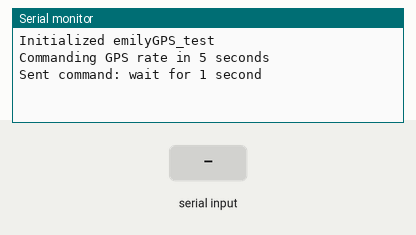
Recording of a sketch running on a simulated Arduino Uno, built with avr-gcc and run on an emulated ATmega328P. On the bench: the last lines printed to the serial monitor. Inputs (shaded band) come from the test bench.

Above: at 7.2 s.
7.3 s: "1\n" received over the second serial link
At 7.6 s:
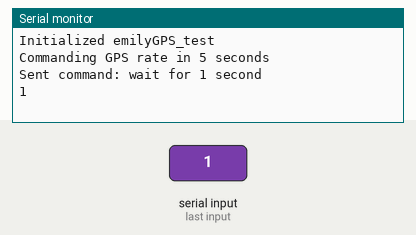
8.8 s: "0\n" received over the second serial link
At 10.0 s:
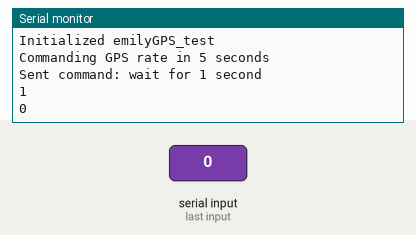
10.3 s: "2\n" received over the second serial link
At 11.1 s:
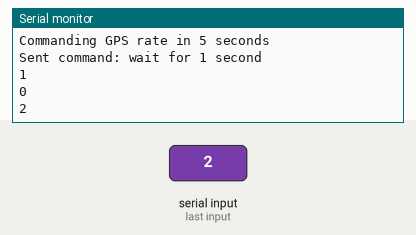

The sketch:

emilyGPS_set_settings.ino
```cpp
/** @file
 * Send commands to the GPS to set the sample rate and baud rate
 */
#include <SoftwareSerial.h>
#include "emilyStatus.h"
#include "emilyGPS.h"

SoftwareSerial gpsSerial(8, 9); // RX, TX (TX not used)
#define READ_RATE_MILLIS 500
#define PRINT_RAW true
#define GPS_BAUD_RATE 9600

emilyStatus stat;
emilyGPS GPS(&stat);

uint32_t millis_next = 0,
millis_now = 0;
int len = 0;

void setup()
{
  Serial.begin(9600);
  Serial.print("Initialized emilyGPS_test\n");
  gpsSerial.begin(GPS_BAUD_RATE);
  Serial.print("Commanding GPS rate in 5 seconds\n");
  delay(5000);
  uint8_t buffer[256];
  len = GPS.send_command_configure_position_rate(buffer,2);
  buffer[len] = 0;
  //gpsSerial.write(buffer,len);
  // write one byte at a time
  for(int j = 0;j<len;j++){
    gpsSerial.write(buffer[j]);
    delay(0.05);
  }
  Serial.print("Sent command: wait for 1 second\n");
  delay(1000);
  while (gpsSerial.available()){
    uint8_t ch = gpsSerial.read();
    if ( ch == 0xA0 )
      Serial.print("**************************************\n");
    Serial.print(ch,HEX);
    Serial.print(",");
  }
  Serial.print("\n");
  /*
  Serial.print("Sending the baud rate command\n");
  GPS.send_command_configure_serial_port(buffer,3);
  gpsSerial.write(buffer);
  Serial.print("Wait 1 second\n");
  delay(1000);
  Serial.print("Restarting the GPS\n");
  GPS.send_command_restart_cold(buffer);
  gpsSerial.write(buffer);*/
}

void loop()
{
  millis_now = millis();
  static int i = 0;
  if (gpsSerial.available())
  {
    char ch = gpsSerial.read();
    GPS.parseBytes(ch);
    if(PRINT_RAW)
      Serial.print(ch);
  }
  if (millis_now >= millis_next){
    millis_next += READ_RATE_MILLIS;
    if (stat.gpsNow.init){
      Serial.print("*********************\n");
      Serial.print("Time: ");
      Serial.print(stat.gpsNow.t);
      Serial.print("Lat: ");
      Serial.print(stat.gpsNow.lat);
      Serial.print(" Long: ");
      Serial.print(stat.gpsNow.lon);
      Serial.print(" X: ");
      Serial.print(stat.gpsNow.x);
      Serial.print(" Y: ");
      Serial.print(stat.gpsNow.y);
      Serial.print("\n");
    }
  }
}
```

Measured:
- after the input at 7.3 s, the serial monitor: prints a new line at once (image 1)
- after the input at 8.8 s, the serial monitor: prints a new line at once (image 2)
- after the input at 10.3 s, the serial monitor: prints a new line at once (image 3)
